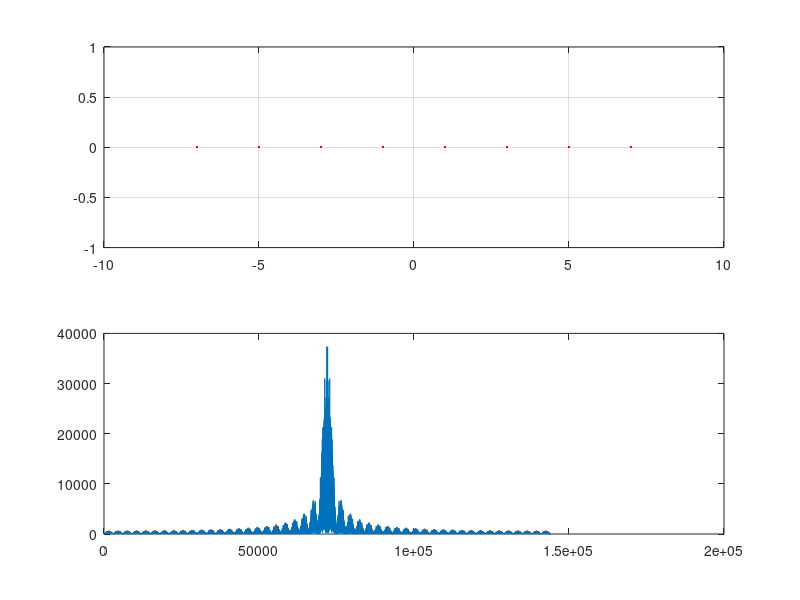

This chart was generated by the following MATLAB code:
clear all
close all
clc
A = 1;
Nb = 9e3 ; %Numero de bits
nab = 16; %numero de amostras de bit
Ns = nab*Nb; % 
Rb = 1e3; % Taxa de bits por segundo
Fs = nab*Rb; % Frequencia de amostragem
Ts = 1/Fs; %Período de amostragem
Ti = 0;
Tf = Nb/Rb; % Tempo final de transmissão
t = Ti:Ts:(Tf-Ts); %Vetor de tempo
df = Fs/Ns;
f = -(Fs/2):df:((Fs/2)-df);
sbits = randi([0 1], 1, Nb);
snrzu = A * reshape(repmat(sbits,nab,1),1,Ns);
% Como funciona o repmat : vetor, numero de vezes que vai repetir a linha, 1 vai definir quantas
% vezes a sequencia será repetida na linha
snrz = 2*snrzu - A;
fc1 = ones(1,nab);
fc2 = -ones(1,nab);
% Filtros casados para bit 1 e zero
SNR = -3; % Em dB
sinalrx = awgn(snrz,SNR);
% Sinal passa por um canal com ruído Gaussiano
sbrx = sinalrx(nab/2:nab:end);
lambda = 0;
sbitsrx = sbrx>lambda;
[bersf, rtsf] = biterr(sbits,sbitsrx);
% Recepção com filtro
sbcfrx  = sum(reshape(sinalrx,nab,Nb));
sbitscfrx = sbcfrx>lambda;
[bercf, rtcf] = biterr(sbits,sbitscfrx);
%{
bersf
rtsf
bercf
rtcf
%}

%Gerando M-PAM
M = 8;
n = log2(M);
sbq = randi([0,M-1],1,Nb/n);
seqsb = reshape(repmat(sbq,nab*n,1),1,Nb*nab);
s4pam = pammod(seqsb,M);
subplot(2,1,1)
plot(real(s4pam), imag(s4pam), '.r')
grid on
subplot(2,1,2)
plot(real(s4pam))
xlim([0 400]);
grid on
close all
plot(fftshift(abs(fft(s4pam))))



